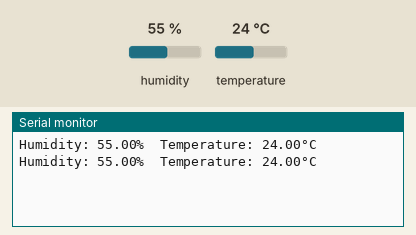
Simulated run of this sketch. Board: Arduino Uno, built with avr-gcc and run on an emulated ATmega328P. Parts: the last lines printed to the serial monitor. Inputs (shaded band) come from the test bench; at power-on: humidity 55 %, temperature 24 °C.

Above: at 4.8 s.
4.9 s: humidity set to 22 %
At 7.5 s:
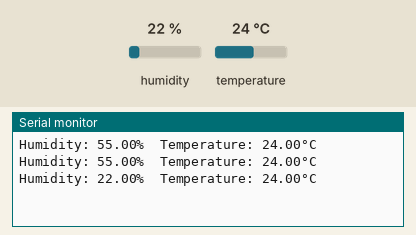
7.9 s: temperature set to 12 °C
At 8.7 s:
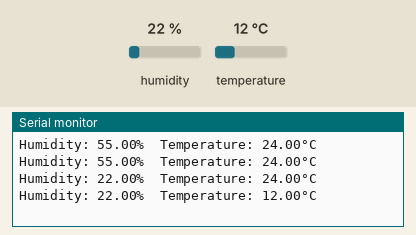
10.9 s: humidity set to 40 %
At 13.6 s:
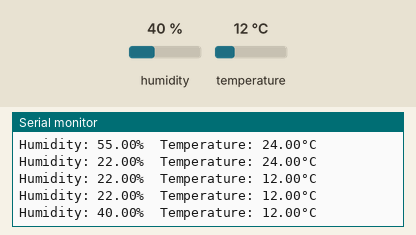
Timing chart, 0 to 15.1 s (numbered marks = the images above; inputs shaded):
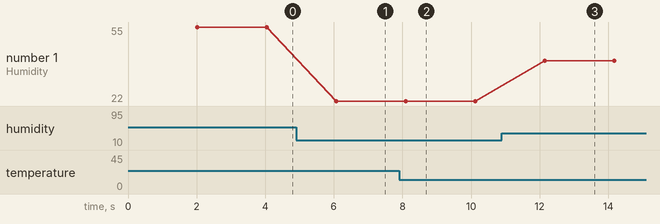

Measured:
- after the input at 4.9 s, the serial monitor: prints a new line after 1.2 s (image 1)
- after the input at 7.9 s, the serial monitor: prints a new line after 0.20 s (image 2)
- after the input at 10.9 s, the serial monitor: prints a new line after 1.2 s (image 3)
- plotted number 1: 55 → 22 after the input at 4.9 s, 22 → 40 after the input at 10.9 s

The sketch:

DHT11_CODE.ino
```cpp
#include <DHT.h>

#define DHTPIN 2    // Define the pin to which the DHT11 sensor is connected
#define DHTTYPE DHT11   // Define the type of the DHT sensor

DHT dht(DHTPIN, DHTTYPE);

void setup() {
  Serial.begin(115200);
  dht.begin();
}

void loop() {
  delay(2000);  // Delay for 2 seconds between readings

  float humidity = dht.readHumidity();     // Read humidity
  float temperature = dht.readTemperature();  // Read temperature in Celsius

  // Check if any reads failed and exit early (to try again).
  if (isnan(humidity) || isnan(temperature)) {
    Serial.println("Failed to read from DHT sensor!");
    return;
  }

  // Print temperature and humidity to Serial Monitor
  Serial.print("Humidity: ");
  Serial.print(humidity);
  Serial.print("%\t");
  Serial.print("Temperature: ");
  Serial.print(temperature);
  Serial.println("°C");
}
```
